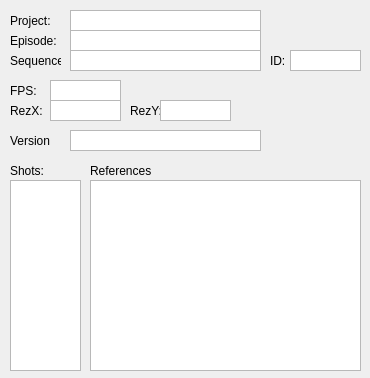
<?xml version="1.0" encoding="UTF-8"?>
<ui version="4.0">
 <class>Form</class>
 <widget class="QWidget" name="Form">
  <property name="geometry">
   <rect>
    <x>0</x>
    <y>0</y>
    <width>370</width>
    <height>378</height>
   </rect>
  </property>
  <property name="minimumSize">
   <size>
    <width>370</width>
    <height>378</height>
   </size>
  </property>
  <property name="maximumSize">
   <size>
    <width>370</width>
    <height>378</height>
   </size>
  </property>
  <property name="windowTitle">
   <string>dsMDCheck</string>
  </property>
  <widget class="QListWidget" name="shot_LW">
   <property name="geometry">
    <rect>
     <x>10</x>
     <y>180</y>
     <width>71</width>
     <height>191</height>
    </rect>
   </property>
  </widget>
  <widget class="QLabel" name="pr_L">
   <property name="geometry">
    <rect>
     <x>10</x>
     <y>10</y>
     <width>46</width>
     <height>21</height>
    </rect>
   </property>
   <property name="text">
    <string>Project:</string>
   </property>
  </widget>
  <widget class="QTextEdit" name="pr_LE">
   <property name="geometry">
    <rect>
     <x>70</x>
     <y>10</y>
     <width>191</width>
     <height>21</height>
    </rect>
   </property>
   <property name="verticalScrollBarPolicy">
    <enum>Qt::ScrollBarAlwaysOff</enum>
   </property>
   <property name="horizontalScrollBarPolicy">
    <enum>Qt::ScrollBarAlwaysOff</enum>
   </property>
  </widget>
  <widget class="QTextEdit" name="ep_LE">
   <property name="geometry">
    <rect>
     <x>70</x>
     <y>30</y>
     <width>191</width>
     <height>21</height>
    </rect>
   </property>
   <property name="verticalScrollBarPolicy">
    <enum>Qt::ScrollBarAlwaysOff</enum>
   </property>
   <property name="horizontalScrollBarPolicy">
    <enum>Qt::ScrollBarAlwaysOff</enum>
   </property>
  </widget>
  <widget class="QLabel" name="ep_L">
   <property name="geometry">
    <rect>
     <x>10</x>
     <y>30</y>
     <width>46</width>
     <height>21</height>
    </rect>
   </property>
   <property name="text">
    <string>Episode:</string>
   </property>
  </widget>
  <widget class="QTextEdit" name="sq_LE">
   <property name="geometry">
    <rect>
     <x>70</x>
     <y>50</y>
     <width>191</width>
     <height>21</height>
    </rect>
   </property>
   <property name="verticalScrollBarPolicy">
    <enum>Qt::ScrollBarAlwaysOff</enum>
   </property>
   <property name="horizontalScrollBarPolicy">
    <enum>Qt::ScrollBarAlwaysOff</enum>
   </property>
  </widget>
  <widget class="QLabel" name="sq_L">
   <property name="geometry">
    <rect>
     <x>10</x>
     <y>50</y>
     <width>51</width>
     <height>21</height>
    </rect>
   </property>
   <property name="text">
    <string>Sequence:</string>
   </property>
  </widget>
  <widget class="QLabel" name="sqID_L">
   <property name="geometry">
    <rect>
     <x>270</x>
     <y>50</y>
     <width>31</width>
     <height>21</height>
    </rect>
   </property>
   <property name="text">
    <string>ID:</string>
   </property>
  </widget>
  <widget class="QTextEdit" name="sqID_LE">
   <property name="geometry">
    <rect>
     <x>290</x>
     <y>50</y>
     <width>71</width>
     <height>21</height>
    </rect>
   </property>
   <property name="verticalScrollBarPolicy">
    <enum>Qt::ScrollBarAlwaysOff</enum>
   </property>
   <property name="horizontalScrollBarPolicy">
    <enum>Qt::ScrollBarAlwaysOff</enum>
   </property>
  </widget>
  <widget class="QTextEdit" name="FPS_LE">
   <property name="geometry">
    <rect>
     <x>50</x>
     <y>80</y>
     <width>71</width>
     <height>21</height>
    </rect>
   </property>
   <property name="verticalScrollBarPolicy">
    <enum>Qt::ScrollBarAlwaysOff</enum>
   </property>
   <property name="horizontalScrollBarPolicy">
    <enum>Qt::ScrollBarAlwaysOff</enum>
   </property>
  </widget>
  <widget class="QLabel" name="FPS_L">
   <property name="geometry">
    <rect>
     <x>10</x>
     <y>80</y>
     <width>31</width>
     <height>21</height>
    </rect>
   </property>
   <property name="text">
    <string>FPS:</string>
   </property>
  </widget>
  <widget class="QLabel" name="rezX_L">
   <property name="geometry">
    <rect>
     <x>10</x>
     <y>100</y>
     <width>41</width>
     <height>21</height>
    </rect>
   </property>
   <property name="text">
    <string>RezX:</string>
   </property>
  </widget>
  <widget class="QTextEdit" name="rezX_LE">
   <property name="geometry">
    <rect>
     <x>50</x>
     <y>100</y>
     <width>71</width>
     <height>21</height>
    </rect>
   </property>
   <property name="verticalScrollBarPolicy">
    <enum>Qt::ScrollBarAlwaysOff</enum>
   </property>
   <property name="horizontalScrollBarPolicy">
    <enum>Qt::ScrollBarAlwaysOff</enum>
   </property>
  </widget>
  <widget class="QLabel" name="rezY_L">
   <property name="geometry">
    <rect>
     <x>130</x>
     <y>100</y>
     <width>31</width>
     <height>21</height>
    </rect>
   </property>
   <property name="text">
    <string>RezY:</string>
   </property>
  </widget>
  <widget class="QTextEdit" name="rezY_LE">
   <property name="geometry">
    <rect>
     <x>160</x>
     <y>100</y>
     <width>71</width>
     <height>21</height>
    </rect>
   </property>
   <property name="verticalScrollBarPolicy">
    <enum>Qt::ScrollBarAlwaysOff</enum>
   </property>
   <property name="horizontalScrollBarPolicy">
    <enum>Qt::ScrollBarAlwaysOff</enum>
   </property>
  </widget>
  <widget class="QLabel" name="ver_L">
   <property name="geometry">
    <rect>
     <x>10</x>
     <y>130</y>
     <width>51</width>
     <height>21</height>
    </rect>
   </property>
   <property name="text">
    <string>Version</string>
   </property>
  </widget>
  <widget class="QTextEdit" name="ver_LE">
   <property name="geometry">
    <rect>
     <x>70</x>
     <y>130</y>
     <width>191</width>
     <height>21</height>
    </rect>
   </property>
   <property name="verticalScrollBarPolicy">
    <enum>Qt::ScrollBarAlwaysOff</enum>
   </property>
   <property name="horizontalScrollBarPolicy">
    <enum>Qt::ScrollBarAlwaysOff</enum>
   </property>
  </widget>
  <widget class="QListWidget" name="ref_LE">
   <property name="geometry">
    <rect>
     <x>90</x>
     <y>180</y>
     <width>271</width>
     <height>191</height>
    </rect>
   </property>
  </widget>
  <widget class="QLabel" name="shtos_L">
   <property name="geometry">
    <rect>
     <x>10</x>
     <y>160</y>
     <width>51</width>
     <height>21</height>
    </rect>
   </property>
   <property name="text">
    <string>Shots:</string>
   </property>
  </widget>
  <widget class="QLabel" name="ref_L">
   <property name="geometry">
    <rect>
     <x>90</x>
     <y>160</y>
     <width>61</width>
     <height>21</height>
    </rect>
   </property>
   <property name="text">
    <string>References:</string>
   </property>
  </widget>
 </widget>
 <resources/>
 <connections/>
</ui>
